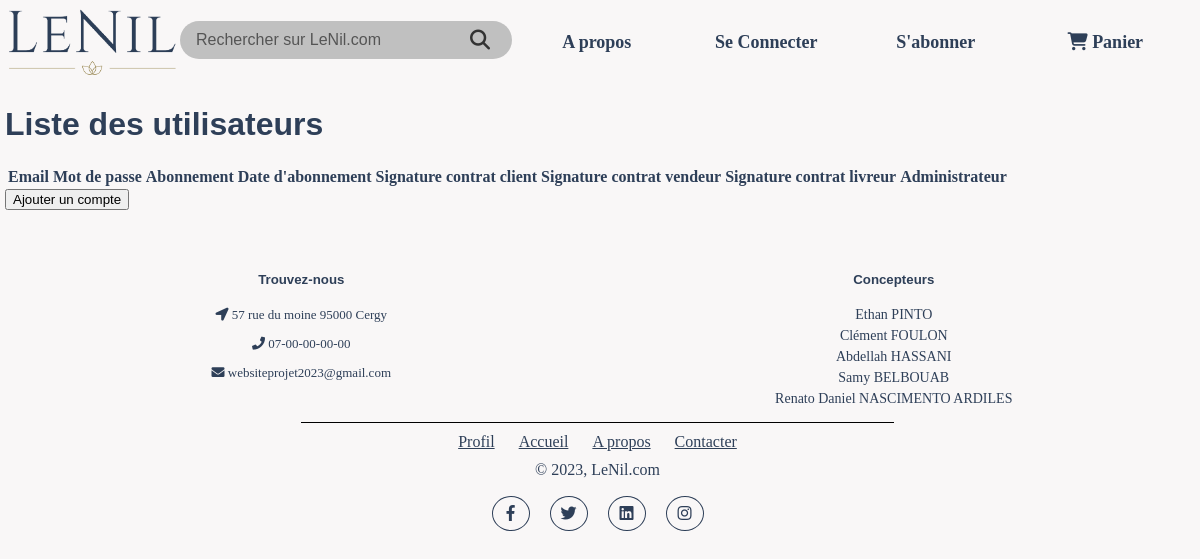
Page /pages/Vue/Admin.php on the earlier database version.
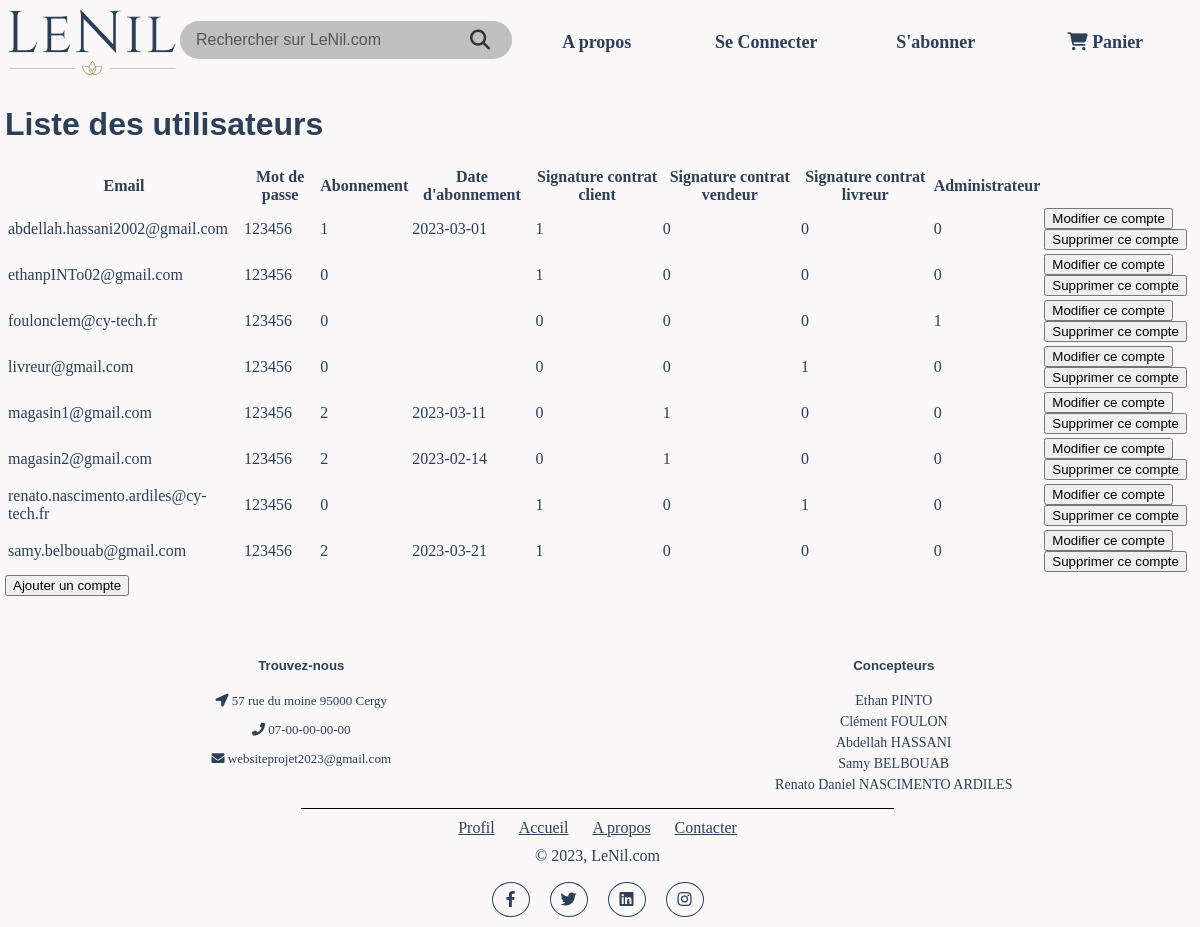
Same page on the later database version.
### tables this page shows
CREATE TABLE `compte` (
  `email` varchar(100) NOT NULL,
  `motDePasse` varchar(50) NOT NULL,
  `abonnement` smallint NOT NULL,
  `dateAbonnement` date DEFAULT NULL,
  `signatureContratClient` tinyint(1) NOT NULL,
  `signatureContratVendeur` tinyint(1) NOT NULL,
  `signatureContratLivreur` tinyint(1) NOT NULL,
  `admin` tinyint(1) NOT NULL
);

### pages/Vue/Admin.php (the view, shortened to what this page needs)
<?php
    require_once '..\..\database\config\connection.php';
    $sql = "SELECT * FROM compte";
    $result = $conn->query($sql);
?>
<!DOCTYPE html>
<html>
<head>
	<link rel="stylesheet" href="../../css/style.css">
</head>
<body>
	<div>
		<?php include '../../templates/header.php'; ?>
        <h1>Liste des utilisateurs</h1>
        <table>
            <tr>
                <th>Email</th>
                <th>Mot de passe</th>
                <th>Abonnement</th>
                <th>Date d'abonnement</th>
                <th>Signature contrat client</th>
                <th>Signature contrat vendeur</th>
                <th>Signature contrat livreur</th>
                <th>Administrateur</th>
            </tr>
            <?php
                if($result->num_rows > 0) {
                    while($row = $result->fetch_assoc()) {
                        echo "<tr><td>".$row["email"]."</td><td>".$row["motDePasse"]."</td><td>".$row["abonnement"]."</td><td>".$row["dateAbonnement"]."</td><td>".$row["signatureContratClient"]."</td><td>".$row["signatureContratVendeur"]."</td><td>".$row["signatureContratLivreur"]."</td><td>".$row["admin"]."</td><td>";
                        echo "<form method='post' action='modifCompte.php'>";
                        echo "<input type='submit' name='modifier_compte' value='Modifier ce compte'>";
                        echo "</form>";
                        echo "<form method='post' action='suppCompte.php'>";
                        echo "<input type='submit' name='supprimer_compte' value='Supprimer ce compte'>";
                        echo "</form>";
                    }
                }
            ?>
            </table>
            <form method="post" action="ajoutCompte.php">
                <input type="submit" name="ajouter_un_compte" value="Ajouter un compte">
            </form>
		<?php include '../../templates/footer.php'; ?>
	</div>
</body>
</html>

### templates/header.php (shortened to what this page needs)
<link rel="stylesheet" href="../../css/header.css">
<header>
	<nav class="header-nav">
		<ul>
			<li class="current"><a href="index.php"><img src="../../img/logo.png" alt="logo_du_site" width="175px"></a></li>
			<div class="search-container">
				<form class="search-form" method="get">
					<input type="text" name="query" placeholder="Rechercher sur LeNil.com">
					<button type="submit"><i class="fa-sharp fa-solid fa-magnifying-glass"></i></button>
				</form>
			</div>
			<?php
			if(!isset($_SESSION["UTILISATEUR"]["TypeCompte"])) echo "<li class='style'><a href='about.php' class='lien'>A propos</a></li>";
			if (!isset($_SESSION["UTILISATEUR"])) echo "<li class='style'><a href='login.php' class='lien'>Se Connecter</a></li>";
			else echo "<li class='style'><a href='../Contrôleur/process_logout.php' class='lien'>Se Déconnecter</a></li>";
			if((!isset($_SESSION["UTILISATEUR"])) or ($_SESSION["UTILISATEUR"]["Abonnement"] == "None")){
					echo "<li class='style'><a href='abonnement.php' class='lien'>S'abonner</a></li>";
				} else echo"<li class='style'><a href='../Contrôleur/process_abonnement.php' class='lien'>Se Désabonner</a></li>";
			?>
			<div class="test">
				<li class="style"><a href="panier.php" class="lien">
						<i class="fa-sharp fa-solid fa-cart-shopping"></i> Panier</a></li>
			</div>
		</ul>
		<br>
	</nav>
</header>

### templates/footer.php (shortened to what this page needs)
<link rel="stylesheet" href="../../css/footer.css">
<link rel="stylesheet" href="https://use.fontawesome.com/releases/v5.2.0/css/all.css">
<footer class="footer">
    <div class="p1">
        <div class="c1">
            <h5 class="color pt2">Trouvez-nous</h5>
            <p><i class="fa fa-location-arrow"></i> 57 rue du moine 95000 Cergy </p>
            <p><i class="fa fa-phone"></i>  07-00-00-00-00  </p>
            <p><i class="fa fa fa-envelope"></i> websiteprojet2023@gmail.com  </p>
        </div>
        <div class="c1">
            <h5 class="color pt2">Concepteurs</h5>
            <ul class="name">
                <li>Ethan PINTO</li>
                <li>Clément FOULON</li>
                <li>Abdellah HASSANI</li>
                <li>Samy BELBOUAB</li>
                <li>Renato Daniel NASCIMENTO ARDILES</li>
            </ul>
        </div>
    </div>
    <div class="line"></div>
    <div>
        <ul class="button_link">
            <li><a href=profil.php>Profil</a></li>
            <li><a href=index.php>Accueil</a></li>
            <li><a href=about.php>A propos</a></li>
            <li><a href=contact.php>Contacter</a></li>
        </ul>
        <center>© 2023, LeNil.com</center>
            <ul class="logo">
                <li style="padding-left: 0px;"><a><i class="fab fa-facebook-f"></i></a></li>
                <li><a><i class="fab fa-twitter"></i></a></li>
                <li><a><i class="fab fa-linkedin"></i></a></li>
                <li><a><i class="fab fa-instagram"></i></a></li>
            </ul>
    </div>
</footer>

### css/style.css (style rules this page uses)
html { margin-right: 10px; margin-left: 5px; }
body { margin: 0; height: 100vh; display: grid; grid-template-rows: auto 1fr auto; background-color: #f9f7f7; color: #2E3F58; }
h1,h2,h3,h4,h5 { font-family: Arial, sans-serif; }

### css/header.css (style rules this page uses)
header { width:100%; height: 85px; }
.header-nav { padding: 0; height: 5px; position: relative; bottom: 0; left: 0; z-index: 999; }
.header-nav ul { list-style: none; display: grid; grid-template-columns: 0.5fr 1fr 1fr 1fr 1fr 1fr; margin: 0; padding: 0; }
.header-nav li { display: flex; justify-content: center; align-items: center; height:55px; text-align: center; margin-top : 15px; }
.style { display: inline-block; font-size: 20px; font-weight: bold; text-decoration: none; transition: font-size 0.2s ease-in-out; }
.lien { padding: 10px; color: #2E3F58; text-decoration: none; font-size: 18px; border-radius: 5px; }
.search-container { display: flex; justify-content: center; align-items: center; height: 80px; }
.search-form { display: flex; align-items: center; position: relative; }
.search-form input[type="text"] { font-size: 16px; padding: 10px 16px; border: none; border-radius: 30px; width: 300px; background-color: #C0C0C0; transition: all 0.3s ease-in-out; }
.search-form button[type="submit"] { position: absolute; top: 50%; right: 16px; transform: translateY(-50%); background-color: transparent; border: none; font-size: 20px; color: #333; transition: all 0.3s ease-in-out; cursor: pointer; }
.search-form input[type="text"]::placeholder { color: #555; }

### css/footer.css (style rules this page uses)
.color { color:#2E3F58; }
footer { width:100%; background-color:#f9f7f7; min-height:250px; }
ul { padding-left: 0px; }
.pt2 { padding-top:40px ; margin-bottom:20px ; }
footer p { font-size:13px; color:#2E3F58; padding-bottom:0px; margin-bottom:8px; }
.name { margin:0px ; list-style-type:none ; font-size:14px; padding:0px 0px 10px 0px ; }
.name li { padding:0px 0px 5px 0px; color:#2E3F58; }
.button_link { list-style-type:none; padding:0px; display:table; margin-top: 10px; margin-right: auto; margin-bottom: 10px; margin-left: auto; }
.button_link li { display:inline; }
.button_link li a { color:#2E3F58; margin:0 12px; }
.logo { list-style-type:none; display: flex; justify-content: center; }
.logo li { padding-left:20px; padding-top:10px; float:left; }
.logo li a { color:#2E3F58; border:1px solid #2E3F58; padding:8px; border-radius:50%; }
.logo li i { width:20px; height:20px; text-align:center; }
.p1 { display:flex; align-items: stretch; justify-content: center; }
.c1 { flex: 1; margin: 0; padding: 0; text-align: center; }
.line { border-top: 1px solid black; width: 50%; margin: 0 auto; }

Differences in the rows shown:
added compte: email "abdellah.hassani2002@gmail.com", motDePasse "123456", abonnement "1", dateAbonnement "2023-03-01", signatureContratClient "1", signatureContratVendeur "0", signatureContratLivreur "0", admin "0"
added compte: email "ethanpINTo02@gmail.com", motDePasse "123456", abonnement "0", signatureContratClient "1", signatureContratVendeur "0", signatureContratLivreur "0", admin "0"
added compte: email "foulonclem@cy-tech.fr", motDePasse "123456", abonnement "0", signatureContratClient "0", signatureContratVendeur "0", signatureContratLivreur "0", admin "1"
added compte: email "livreur@gmail.com", motDePasse "123456", abonnement "0", signatureContratClient "0", signatureContratVendeur "0", signatureContratLivreur "1", admin "0"
added compte: email "magasin1@gmail.com", motDePasse "123456", abonnement "2", dateAbonnement "2023-03-11", signatureContratClient "0", signatureContratVendeur "1", signatureContratLivreur "0", admin "0"
added compte: email "magasin2@gmail.com", motDePasse "123456", abonnement "2", dateAbonnement "2023-02-14", signatureContratClient "0", signatureContratVendeur "1", signatureContratLivreur "0", admin "0"
added compte: email "renato.nascimento.ardiles@cy-tech.fr", motDePasse "123456", abonnement "0", signatureContratClient "1", signatureContratVendeur "0", signatureContratLivreur "1", admin "0"
added compte: email "samy.belbouab@gmail.com", motDePasse "123456", abonnement "2", dateAbonnement "2023-03-21", signatureContratClient "1", signatureContratVendeur "0", signatureContratLivreur "0", admin "0"
